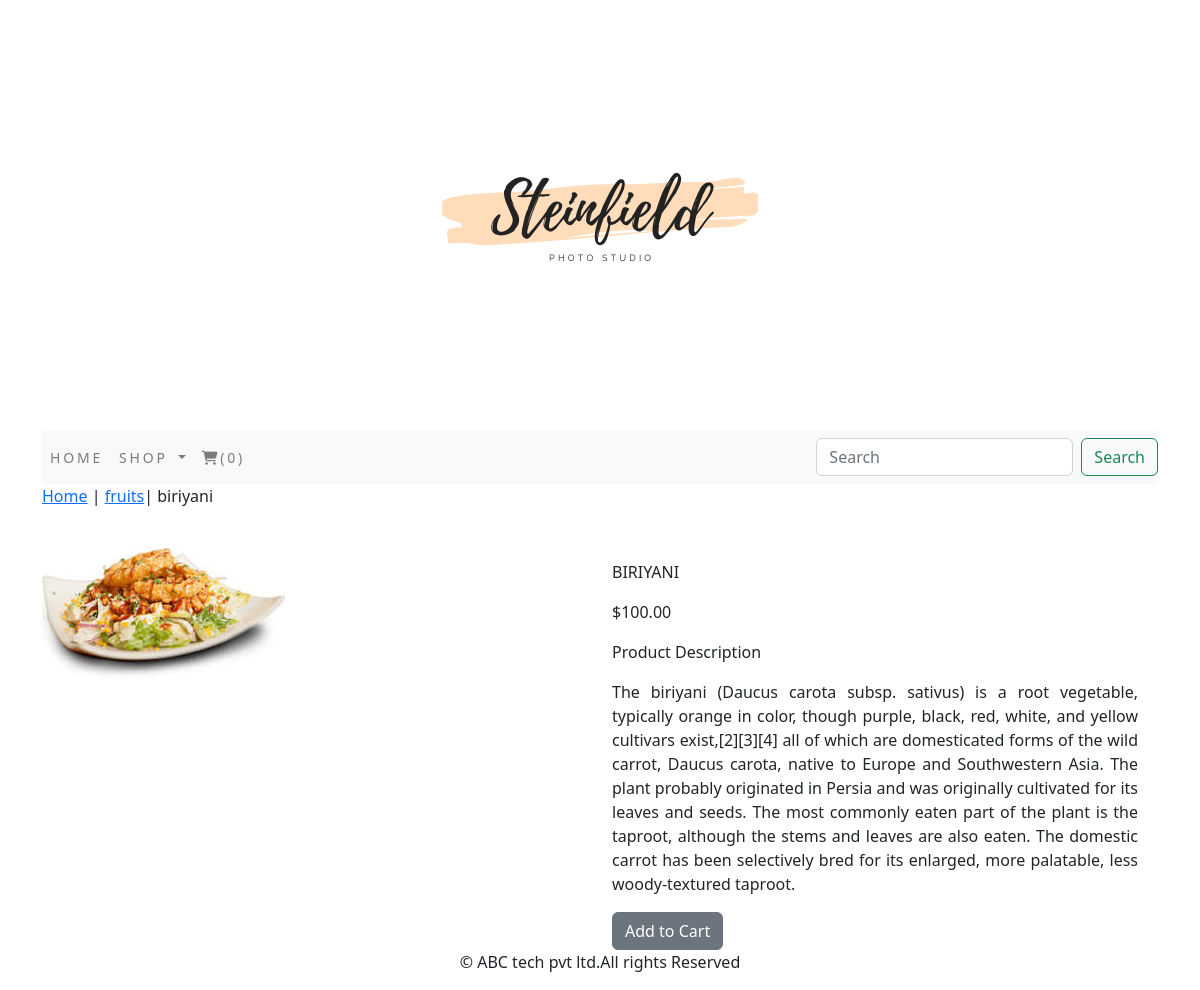
The page /fruits/biriyani/ on the database its author committed.
### shop/models.py (models this page shows, shortened)
class Products(models.Model):
    name = models.CharField(max_length=200,unique=True)
    slug = models.SlugField(max_length=200,unique=True)
    description = models.TextField(blank=True)
    price = models.DecimalField(max_digits=10,decimal_places=2)
    catagory = models.ForeignKey(Catagory,on_delete=models.CASCADE)
    image = models.ImageField(upload_to='product', blank=True)
    stock = models.IntegerField()
    available = models.BooleanField(default=True)
    created = models.DateTimeField(auto_now_add=True)
    updated = models.DateTimeField(auto_now=True)
    class Meta:
        ordering = ('name',)
        verbose_name = 'product'
        verbose_name_plural = 'products'

class Catagory(models.Model):
    name = models.CharField(max_length=200,unique=True)
    slug = models.SlugField(max_length=200,unique=True)
    description = models.TextField(max_length=200)
    image = models.ImageField(upload_to='catagory',blank=True)
    class Meta:
        ordering = ('name',)
        verbose_name = 'catagory'
        verbose_name_plural = 'catagories'
    def get_url(self):
        return reverse('shop:products_by_catagory',args=[self.slug])
    def __str__(self):
        return '{}'.format(self.name)

### shop/views.py (the view)
# urls.py: path('<slug:c_slug>/<slug:product_slug>/',views.proDetail,name='prodCatdetail'),
def proDetail(request,c_slug,product_slug):
    try:
        product = Products.objects.get(catagory__slug=c_slug, slug=product_slug)
    except Exception as e:
        raise e
    return render(request,'product.html',{'product':product})

### cart/context_processors.py (called while the page is built)
def counter(request):
    item_count=0
    if 'admin'in request.path:
        return {}
    else:
        try:
            cart=Cart.objects.filter(cart_id=cart_id(request))
            cart_items=CartItem.objects.all().filter(cart=cart[:1])
            for cart_item in cart_items:
                item_count += cart_item.quantity
        except Cart.DoesNotExist:
            item_count=0
    return dict(item_count=item_count)

### cart/views.py (called while the page is built)
def  cart_id(request):
     cart = request.session.session_key
     if not cart:
         cart = request.session.create()
     return cart

### shop/context_processors.py (called while the page is built)
def menu_links(request):
    links = Catagory.objects.all()
    return dict(links=links)

### templates/product.html (shortened to what this page needs)
{% extends 'base.html' %}
{% load static %}
{% block content %}
<div class="row my_prod_row_class">
    <div class="mx_auto">
        <p><a href="{% url 'shop:allProdCat' %}">Home</a> | <a href="{{ product.catagory.get_url}}">{{product.catagory}}</a>| {{product.name}}</p>
    </div>
<div class="container"1>
<br>
<div class="row">
    <div class="col-12 col-sm-12 col-md-12 col-lg-6">
        <div style="min-width:15rem;">
            <img  class="my_image1" src="{{product.image.url }}" alt="{{product.name}}">
        </div>
    </div>
        <div class="col-12 col-sm-12 col-md-12 col-lg-6 text-justify">
            <div>
            <h1 class="my_prod_title">{{product.name}}</h1>
            <p>${{product.price}}</p>
            <p class="my_title">Product Description</p>
            <p class="text-justify my_prod_text">{{product.description}}</p>
            {% if product.stock <= 0 %}
            <p class="text-justify my_prod_text"><b>Out of Stock</b></p>
            {% else %}
            <a class="btn btn-secondary" href="{% url 'cart:add_cart' product.id %}">Add to Cart</a>
            {% endif %}
        </div>
</div>
    </div>
    </div>
</div>
{% endblock %}

### static/css/custom.css (style rules this page uses)
body { font-family: 'Roboto', sans--serif; }
.my_title { font-size:16px; text_transform:uppercase; letter_spacing:.2em; }
.my_prod_title { font-size:16px; text-transform:uppercase; letter_spacing:.2em; padding-top:15px; padding-bottom:10px; }
.my_prod_text { padding-right:20px; }

### rows shown on the page
Products: catagory "fruits", name "biriyani", image (picture), name "BIRIYANI", price "100.00", description "The biriyani (Daucus carota subsp. sativus) is a root vegetable, typically orange in color, though purple, black, red, white, and yellow cultivars exist,[2][3][4] all of which are domesticated forms of the wild carrot, Daucus carota, native to Europe and Southwestern Asia. The plant probably originated in Persia and was originally cultivated for its leaves and seeds. The most commonly eaten part of the plant is the taproot, although the stems and leaves are also eaten. The domestic carrot has been selectively bred for its enlarged, more palatable, less woody-textured taproot."

### other values the page prints
{{ item_count }} "0"
